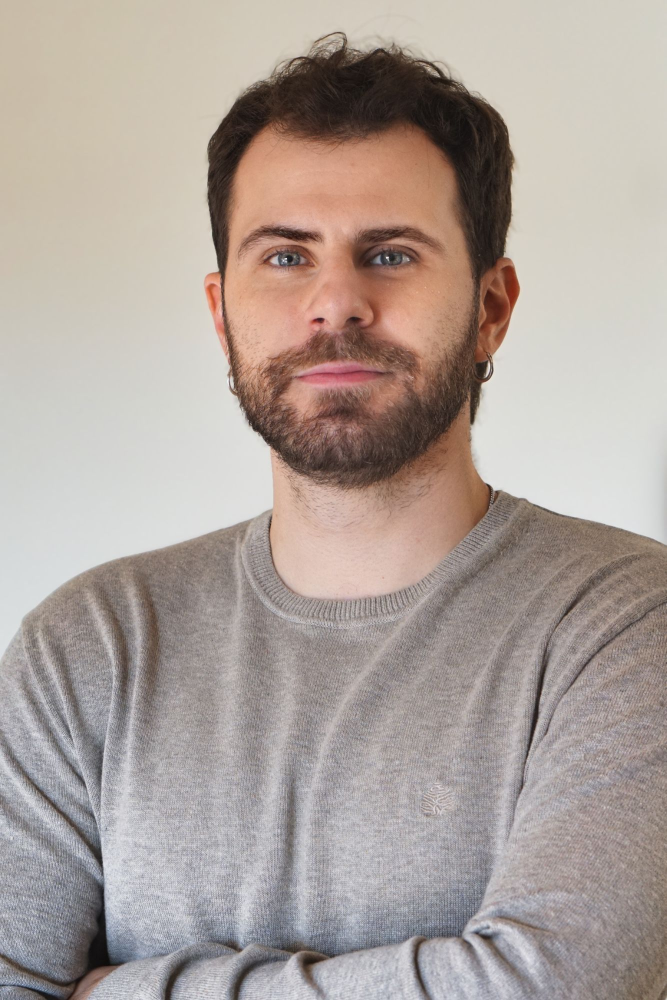
#> input picture assets/retrato.jpg, 1333 x 2000 px (shown at 1/2 size); the run also reads 1 picture not shown here
$ python terminal.py
#> lines starting #> are read from the running program, lines starting #| are printed output that depends on the picture; after the words box and inside, x2 and y2 are one past the last pixel; in counts of white or black regions, pixels touching at a corner belong together
#> in ascii_portrait, photo is the input picture: PIL image 1333x2000 RGB; mean R, G, B 173, 161.4, 155.1
### scripts/neofetch.py
"""Builds assets/neofetch-{light,dark}.svg: my portrait in ASCII on the left, a terminal-style card on the right.

Run from the repo root:  python scripts/neofetch.py  (needs Pillow, NumPy, SciPy and fontTools with brotli)
Options:  --left, --right  override ALIGN for one run (to compare both)
          --out <folder>   write somewhere else (to compare versions)

The typeface travels inside the SVG (only the characters it uses), so everyone sees the same one.
"""

import base64
import io
import random
import sys
from html import escape
from pathlib import Path

import numpy as np
from PIL import Image, ImageFilter
from fontTools import subset
from fontTools.ttLib import TTFont
from scipy import ndimage

CROP = (330, 60, 1170, 1080)  # head and top of the shoulders, in pixels of the portrait
COLS, ROWS = 100, 61          # size of the ASCII portrait, in characters
CHARS = " .,:;i1tfLCG08@"     # from empty to dense
DETAIL = 1.0                  # how much local contrast is boosted (brows, eyelids, beard)
KEEP_DARK = 25                # percentile kept when shrinking, so thin dark lines (lashes, iris) survive
FONT_NAME = "jetbrains-mono"  # assets/fonts/<name>-400.woff2 and -700.woff2
ART_CW, ART_LH = 3.8, 7.6     # portrait: character width and line height (px); the font size follows from the width
FONT, LH = 14, 21             # card: font size and line height, in px

CARD = [
    ("title", "david@padilla"),
    ("Role", "Engineer · computer vision, AI and robotics"),
    ("Location", "Valencia, Spain · Remote"),
    ("Focus", "Computer vision · 3D · AI · LLMs · Automation"),
    ("", ""),
    ("Education.BSc", "Industrial engineering · Jaume I University"),
    ("Education.BSc", "Mechanical engineering, mechatronics · INSA Lyon"),
    ("Education.MSc", "Industrial engineering · Jaume I University"),
    ("Education.MSc", "Robotics, graphics and computer vision · UNIZAR"),
    ("", ""),
    ("Languages.Code", "Python, C++, Rust, TypeScript, MATLAB"),
    ("Languages.Real", "Spanish, Catalan, English, French"),
    ("", ""),
    ("Stack.DL", "PyTorch, LibTorch, CUDA, ONNX, TensorRT"),
    ("Stack.Models", "YOLO, SAM 2/3, DINOv2, CLIP, SigLIP"),
    ("Stack.Vision3D", "OpenCV, Open3D, COLMAP, Rerun"),
    ("Stack.Infra", "Docker, Linux, Git, CMake"),
    ("", ""),
    ("section", "Contact"),
    ("Website", "davidpadilla.eu"),
    ("Email", "me@davidpadilla.eu"),
    ("LinkedIn", "in/david-padilla-orenga"),
]
GLITCHES = 70               # characters of the portrait that flicker now and then
GLITCH_ROWS = 4             # rows that jump sideways now and then
GLITCH_SYMBOLS = "#%&*/<>?[]{}01"
# How values sit in the card. Change this one word to switch:
#   "right": each value ends at the right edge, under the end of the rules, and the dots fill whatever gap is left
#             (the neofetch look, and the card reads as a clean rectangle next to the portrait)
#   "left":  all values start in the same column, after a fixed run of dots (quicker to scan, ragged right edge)
ALIGN = "right"
FAMILY = "Card,ui-monospace,SFMono-Regular,Menlo,Consolas,monospace"
KEY_W, DOTS_TO = 16, 18      # key column and where the dot leader ends

THEMES = {
    "light": dict(bg="#ffffff", fg="#24292f", key="#ff5a1f", dim="#8c959f", border="#d0d7de", art="#57606a"),
    "dark": dict(bg="#0d1117", fg="#c9d1d9", key="#ff7a45", dim="#6e7681", border="#30363d", art="#c9d1d9"),
}


def person_mask(photo: Image.Image) -> Image.Image:
    """Me without the wall. The wall is light, almost colourless and smooth; whatever looks like that and touches
    the edge of the photo is wall. A few pixels are shaved off the outline so no pale fringe of wall is left."""
    rgb = np.asarray(photo.convert("RGB"), dtype=float)
    grey = ndimage.gaussian_filter(rgb @ [0.299, 0.587, 0.114], 2)
    colour = rgb.max(-1) - rgb.min(-1)
    edges = np.hypot(ndimage.sobel(grey, 0), ndimage.sobel(grey, 1))
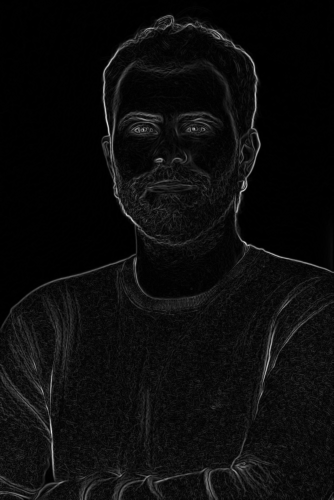
#> edges: shape (2000, 1333) float64 (shown at 1/4 size); min 0, max 253.8, mean 12.5
    regions, _ = ndimage.label((grey > 150) & (colour < 45) & (edges < 40))
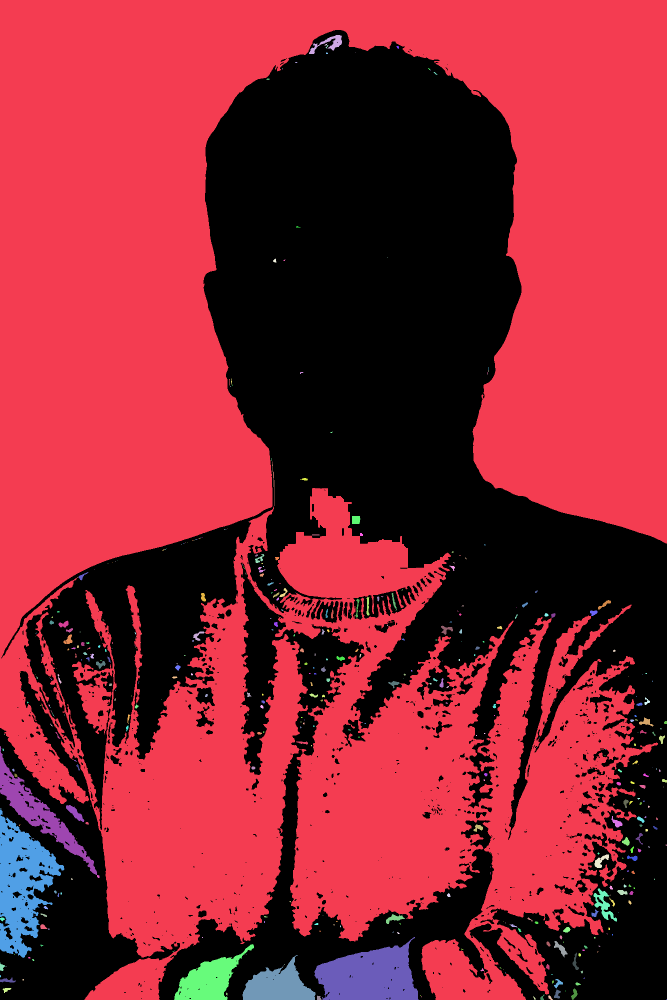
#> regions: shape (2000, 1333) int32 (shown at 1/2 size); 511 distinct labels, from 0 to 510; one colour per label, 0 black
    touching = np.unique(np.concatenate([regions[0], regions[:, 0], regions[:, -1]]))
#> touching = [0, 1, 286, 315, 339, 357, 358, 378, 422, 478, 492, 493, 510]
    wall = ndimage.binary_opening(np.isin(regions, touching[touching > 0]), iterations=3)
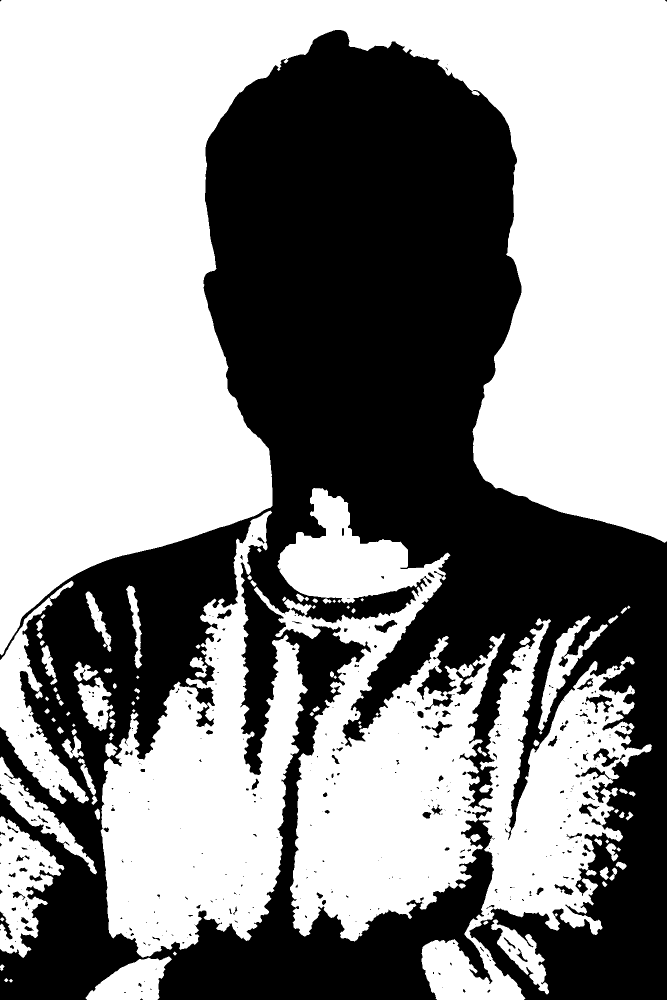
#> wall: shape (2000, 1333) bool (shown at 1/2 size); 56.9% white; 412 black regions (278 under 20 px), largest, box (x1, y1, x2, y2) and area: (0, 60, 1333, 2000) 1134951, (1172, 1388, 1228, 1426) 778, (1187, 1497, 1238, 1534) 711
    person = ndimage.binary_fill_holes(ndimage.binary_closing(~wall, iterations=6))
#> person: shape (2000, 1333) bool; 62.3% white; 1 black region, box (x1, y1, x2, y2) and area: (0, 0, 1333, 2000) 1005912
    parts, _ = ndimage.label(person)
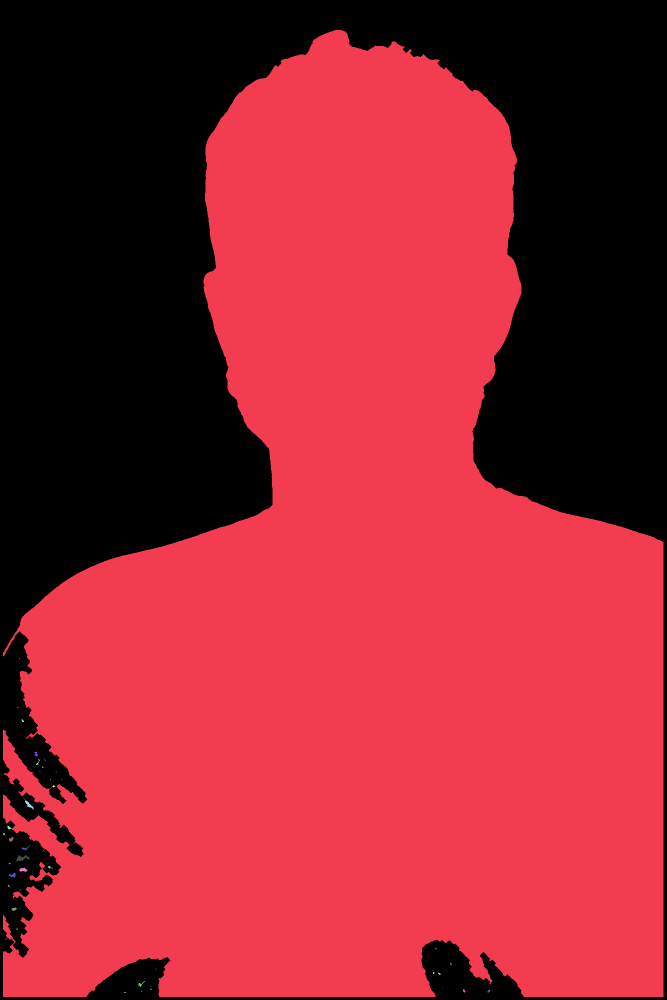
#> parts: shape (2000, 1333) int32 (shown at 1/2 size); 81 distinct labels, from 0 to 80; one colour per label, 0 black
    person = parts == np.bincount(parts.ravel())[1:].argmax() + 1
#> person: shape (2000, 1333) bool; 62.2% white; 1 black region, box (x1, y1, x2, y2) and area: (0, 0, 1333, 2000) 1006908
    person = ndimage.binary_erosion(person, iterations=4)
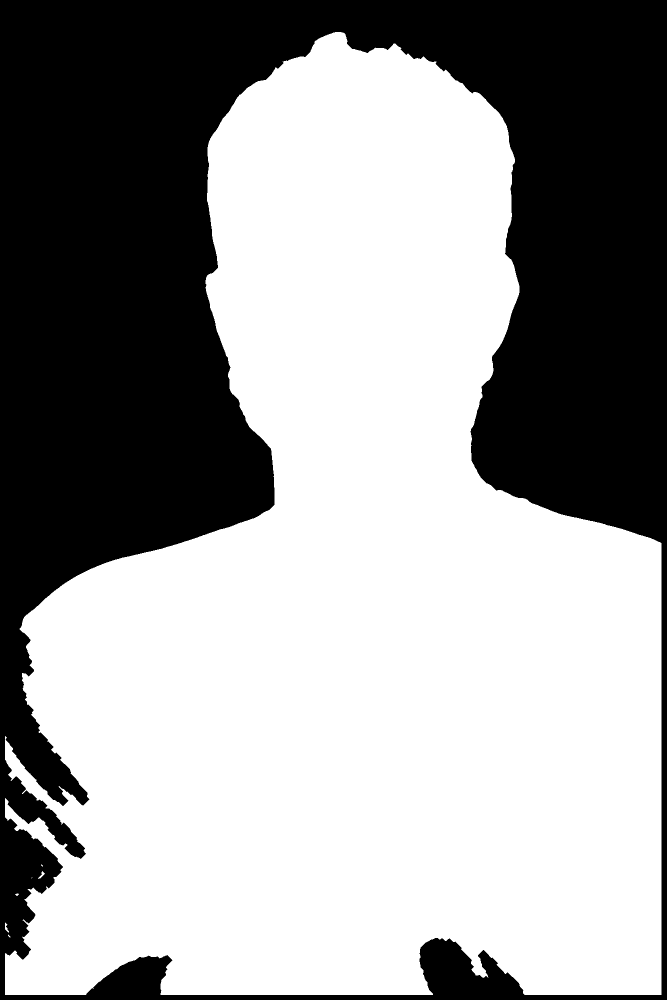
#> person: shape (2000, 1333) bool (shown at 1/2 size); 61.1% white; 1 black region, box (x1, y1, x2, y2) and area: (0, 0, 1333, 2000) 1038033
    return Image.fromarray((person * 255).astype(np.uint8))


def ascii_portrait(path: Path, theme: str) -> list[str]:
    """Blank outside my outline. Inside, local contrast is boosted so features stand out, and each character
    keeps part of the darkest detail under it (a plain average turns an eye into flat grey). Grey levels are then
    spread evenly over the characters: dark areas dense on the light theme, bright ones on the dark theme."""
    photo = Image.open(path)
    mask = person_mask(photo)
    photo = photo.convert("L")
#> photo: PIL image 1333x2000 L
    k = 6  # pixels per character side while processing
    face = photo.crop(CROP).resize((COLS * k, ROWS * k), Image.LANCZOS)
    fine = np.asarray(face, dtype=float)
    coarse = np.asarray(face.filter(ImageFilter.GaussianBlur(8)), dtype=float)
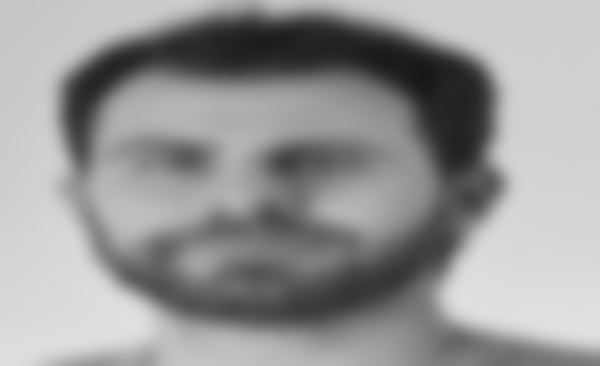
#> coarse: shape (366, 600) float64; min 23, max 224, mean 151
    sharp = np.clip(fine + DETAIL * (fine - coarse), 0, 255)
    cells = sharp.reshape(ROWS, k, COLS, k).transpose(0, 2, 1, 3).reshape(ROWS, COLS, k * k)
    grey = 0.5 * cells.mean(-1) + 0.5 * np.percentile(cells, KEEP_DARK, axis=-1)
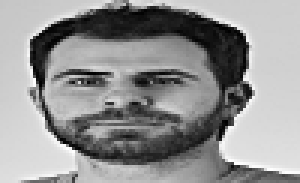
#> grey: shape (61, 100) float64 (shown 3 times larger); min 0, max 255, mean 146.6
    inside = np.asarray(mask.crop(CROP).resize((COLS, ROWS), Image.BOX)) > 127
#> inside: shape (61, 100) bool; 61.4% white; 2 black regions, box (x1, y1, x2, y2) and area: (43, 0, 100, 58) 1318, (0, 0, 39, 61) 1036
    values = np.sort(grey[inside])
#> values = 3746 values from 0 to 215.1
#> (the rest of the program and of its run is left out)
